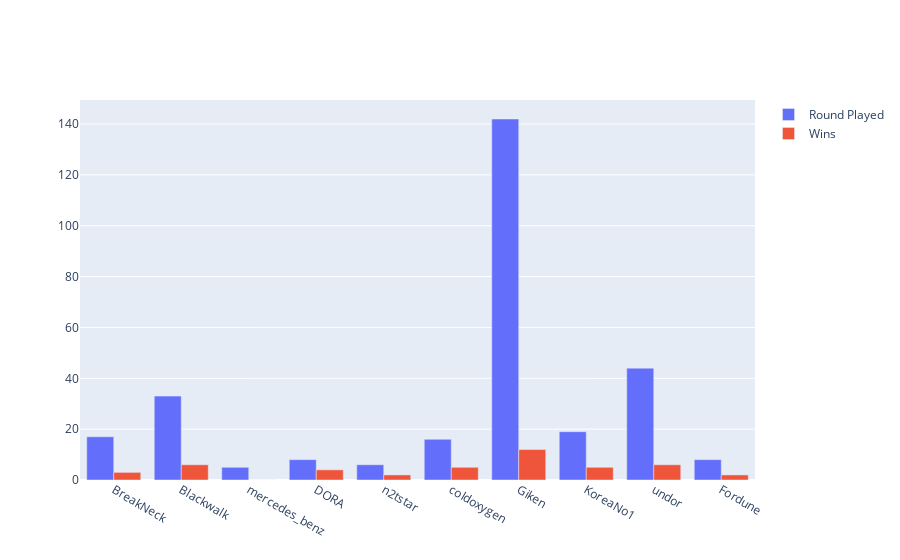

Here is the notebook cell this chart was saved with:
### Code cell
data = [trace1,trace2]
layout = go.Layout(barmode='group')

fig = go.Figure(data=data,layout=layout)
iplot(fig,filename='group-bar')

### Figure 1 — Plotly figure (JSON) as saved in the notebook; plotly's stock layout.template omitted (floating-point values rounded to 4 significant figures)
{"data": [{"name": "Round Played", "type": "bar", "x": ["BreakNeck", "Blackwalk", "mercedes_benz", "DORA", "n2tstar", "coldoxygen", "Giken", "KoreaNo1", "undor", "Fordune"], "y": [17, 33, 5, 8, 6, 16, 142, 19, 44, 8]}, {"name": "Wins", "type": "bar", "x": ["BreakNeck", "Blackwalk", "mercedes_benz", "DORA", "n2tstar", "coldoxygen", "Giken", "KoreaNo1", "undor", "Fordune"], "y": [3, 6, 0, 4, 2, 5, 12, 5, 6, 2]}], "layout": {"barmode": "group"}}
